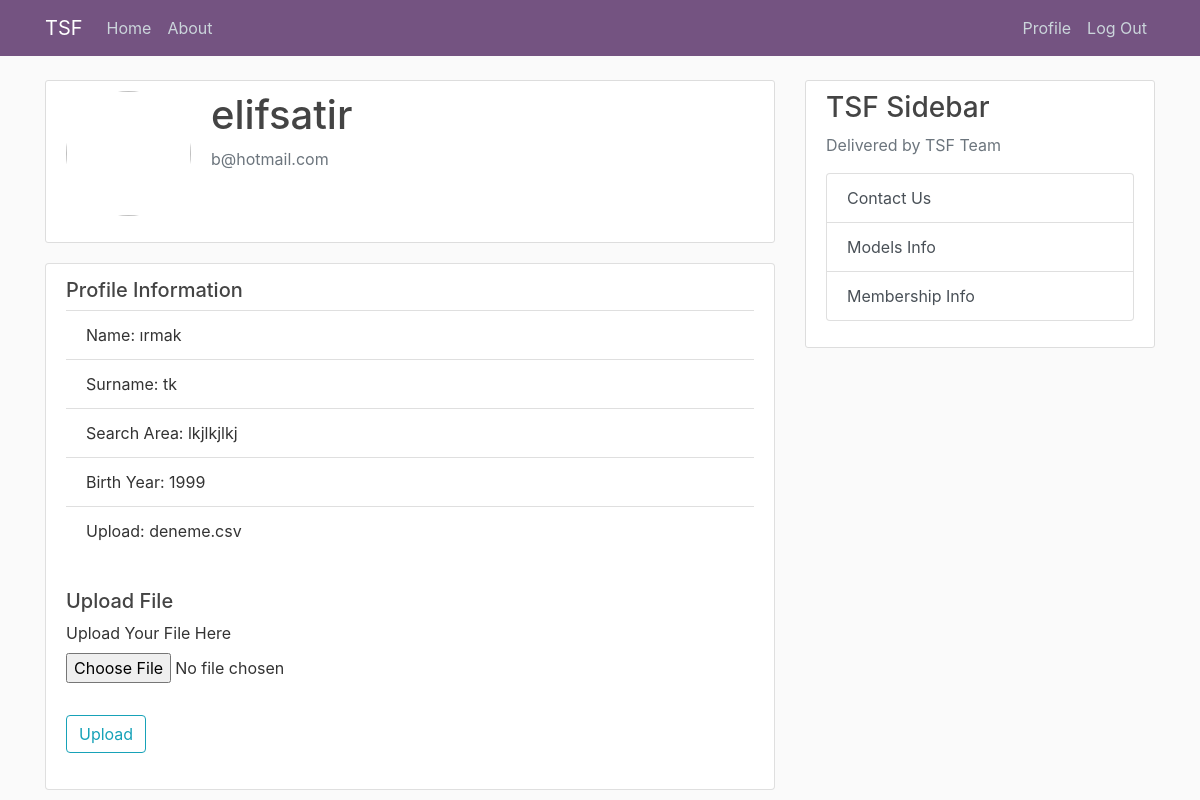
The page /profile (signed in) on the database its author committed.
### app/models.py (models this page shows, shortened)
class User(db.Model, UserMixin):
    id=db.Column(db.Integer, primary_key=True)
    name=db.Column(db.String(25), unique=True)
    surname=db.Column(db.String(50))
    username=db.Column(db.String(25))
    email=db.Column(db.String(100), unique=True, nullable =False)
    birthyear=db.Column(db.Integer)
    password=db.Column(db.String(25), nullable =False)
    area=db.Column(db.String(50))
    csv_file=db.Column(db.String(100), default="default.csv")
    posts = db.relationship('Graph', backref='author', lazy=True)

### app/paths.py (the view, shortened to what this page needs)
@app.route("/profile", methods=['GET', 'POST'])
@login_required
def profile():
    form = UploadForm()
    return render_template('profile.html', title='Profile',
                           form=form)

### app/forms.py
class UploadForm(FlaskForm):
    file = FileField("Upload Your File Here", validators=[FileAllowed(["csv"])])
    upload = SubmitField('Upload')

### app/models.py (called while the page is built)
@login_manager.user_loader
def load_user(user_id):
    return User.query.get(int(user_id))

### app/templates/profile.html (shortened to what this page needs)
{% extends "layout.html" %}
{% block content %}
    <div class="content-section">
      <div class="media">
        <img class="rounded-circle account-img" src="anon.jpg">
        <div class="media-body">
          <h2 class="account-heading">{{ current_user.username }}</h2>
          <p class="text-secondary">{{ current_user.email }}</p>
        </div>
      </div>
    </div>
    <div class="card">
        <div class="card-body">
          <h5 class="card-subtitle mb-2">Profile Information</h5>
          <ul class="list-group list-group-flush">
            <li class="list-group-item"> Name: {{ current_user.name }}</li>
            <li class="list-group-item">Surname: {{ current_user.surname }}</li>
            <li class="list-group-item">Search Area: {{ current_user.area }}</li>
            <li class="list-group-item">Birth Year: {{ current_user.birthyear }}</li>
            <li class="list-group-item">Upload: {{ current_user.csv_file }}</li>
          </ul>
        </div>
        <div class= "card-body">
          <form method="POST" action="" enctype="multipart/form-data">
            <fieldset class="form-group">
              <h5 class="card-subtitle mb-2">Upload File</h5>
              <ul class="list-group list-group-flush">
                <div class="form-group">
                    {{ form.file.label() }}
                    {{ form.file(class="form-control-file") }}
                </div>
              </ul>
            </fieldset>
            <div class="form-group">
                {{ form.upload(class="btn btn-outline-info") }}
            </div>
        </form>
        </div>
      </div>
{% endblock content %}

### app/static/main.css (style rules this page uses)
body { background: #fafafa; color: #333333; margin-top: 5rem; }
h1, h2, h3, h4, h5, h6 { color: #444444; }
.content-section { background: #ffffff; padding: 10px 20px; border: 1px solid #dddddd; border-radius: 3px; margin-bottom: 20px; }
.account-img { height: 125px; width: 125px; margin-right: 20px; margin-bottom: 16px; }
.account-heading { font-size: 2.5rem; }

### rows shown on the page
User: username "elifsatir", email "b@hotmail.com", name "ırmak", surname "tk", area "lkjlkjlkj", birthyear "1999", csv_file "deneme.csv"
